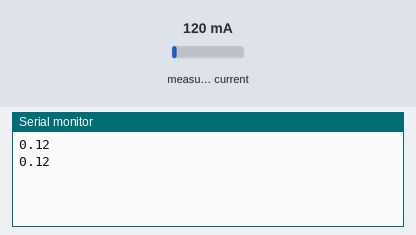
Recording of a sketch running on a simulated Arduino Uno, built with avr-gcc and run on an emulated ATmega328P. On the bench: the last lines printed to the serial monitor. The inputs (shaded band) are chosen by the test bench; at power-on: measured current 120 mA.

Above: at 2.1 s.
2.2 s: measured current set to 40 mA
At 3.4 s:
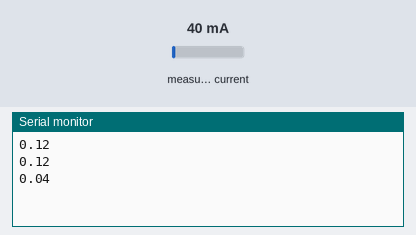
3.8 s: measured current set to 500 mA
At 3.8 s:
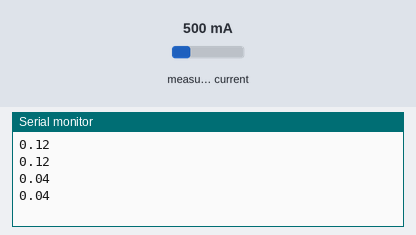
Timing chart, 0 to 6.8 s (numbered marks = the images above; inputs shaded):
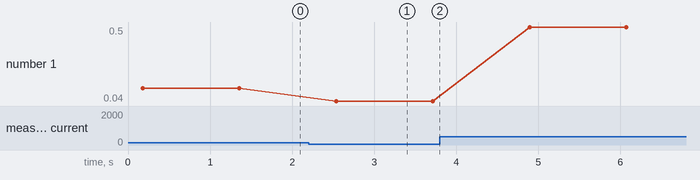

Measured:
- after the input at 2.2 s, the serial monitor: prints a new line after 0.34 s (image 1)
- plotted number 1: 0.12 → 0.04 after the input at 2.2 s, 0.04 → 0.5 after the input at 3.8 s

The sketch:

sct013.ino
```cpp
#include "EmonLib.h"
// Include Emon Library

EnergyMonitor emon1;
// Create an instance

void setup() {
    Serial.begin(9600);
    // Current: input pin, calibration.
    emon1.current(0, 60);
}

void loop() {
    // Calculate Irms only
    double Irms = emon1.calcIrms(1480);
    // Apparent power
    Serial.println(Irms);
    // delay(60000);
    delay(1000);
}
```
